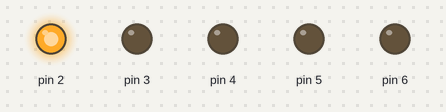
A sketch run on a simulated Arduino Uno, built with avr-gcc and run on an emulated ATmega328P. Parts: output pins drawn as LEDs (lit = HIGH).

Above: at 0.2 s.
At 1.7 s:
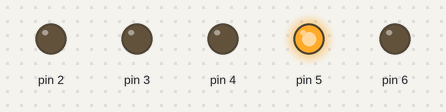
At 2.5 s:
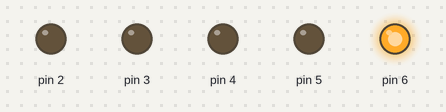
At 4.2 s:
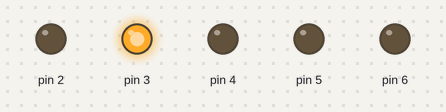
At 6.2 s:
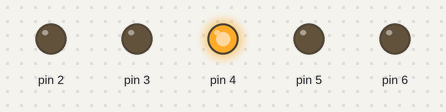
Timing chart, 0 to 6.5 s (numbered marks = the images above):
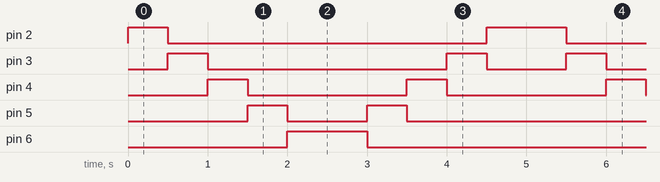

The sketch:

Arduino_Problem_Seti_1.ino
```cpp
void setup() {
pinMode(2,OUTPUT);
pinMode(3,OUTPUT);
pinMode(4,OUTPUT);
pinMode(5,OUTPUT);
pinMode(6,OUTPUT);
}

void loop() {
for (int i=2;i<7;i++){
  digitalWrite(i,1);
  delay(500);
  digitalWrite(i,0);}

for (int i=6;i>1;i--){
  digitalWrite(i,1);
  delay(500);
  digitalWrite(i,0);
}
}
```

Measured:
- by itself, pin 2: repeats every 5.0 s: LOW 4.0 s, HIGH 1.0 s
- by itself, pin 3: repeats every 5.0 s: LOW 3.0 s, HIGH 0.50 s, LOW 1.0 s, HIGH 0.50 s
- by itself, pin 4: alternates HIGH for 0.50 s and LOW for 2.0 s
- by itself, pin 5: repeats every 5.0 s: LOW 1.0 s, HIGH 0.50 s, LOW 3.0 s, HIGH 0.50 s
- by itself, pin 6: alternates HIGH for 1.0 s and LOW for 4.0 s
